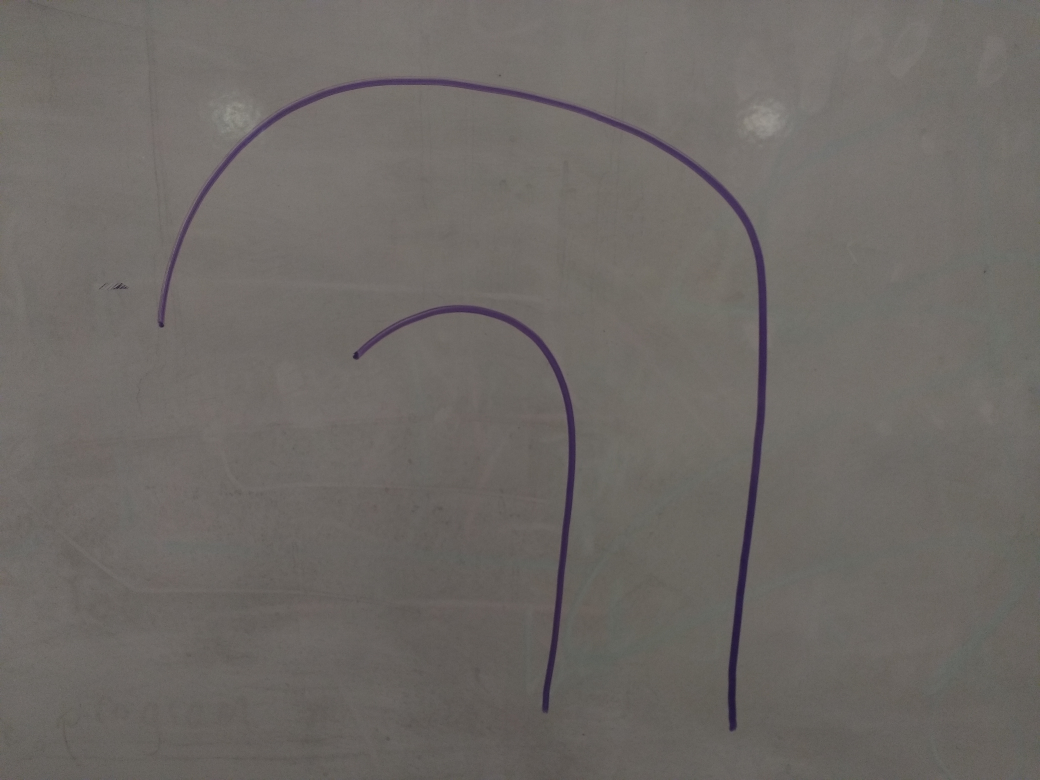
#> input picture POC/OpenCV/Line_of_Greatest_Length/img_sample_1.jpg, 4160 x 3120 px, given in place of the camera (shown at 1/4 size)
$ python line_of_greatest_length.py   (Python 2 division)
#> lines starting #> are read from the running program, lines starting #| are printed output that depends on the picture; after the words box and inside, x2 and y2 are one past the last pixel; in counts of white or black regions, pixels touching at a corner belong together
import cv2
import numpy as np
from matplotlib import pyplot as plt
import time
import math
from collections import deque

# POC: get all line segments from an image and display the line clustere of greatest length


class Line:
    def __init__(self,coords):
        self.coords = coords # ((x1,y1),(x2,y2))
        self.length = self.compute_line_length(coords)
        self.angle = -self.compute_line_angle(coords)

    def __str__(self):
        return str(self.angle)

    def __repr__(self):
        return self.__str__()

    def compute_line_length(self,line):
        """
        assumptions: line is an array of two points where each point is an array of two integers (x,y)
        """
        length = math.sqrt((line[0][0] - line[1][0])**2 + (line[0][1] - line[1][1])**2)
        return length

    def compute_line_angle(self,line):
        """
        angle with vertical
        vertical is 0, horizontal is 90
        left is positive, right is negative
        """
        dx = line[1][0] - line[0][0]
        dy = line[1][1] - line[0][1]
        rads = math.atan2(-dy,dx)
        rads %= 2*math.pi
        degs = -math.degrees(rads)
        if degs <= -180:
            degs = degs + 180

        degs = degs + 90
        return degs

    def get_length(self):
        pass

    def get_angle(self):
        pass

    def get_coords(self):
        return self.coords


# [5 lines left out: function get_lines, not called in this run]


def cluster_lines(line_data):
    clusters = []
    last_angle = -180
    for line in line_data:
        if abs(last_angle - line.angle) > 5:
            clusters.append([line])
        else:
            clusters[-1].append(line)
        last_angle = line.angle
    return clusters


def apply_perspective_transform():
    pass


# [9 lines left out: function compute_direction, not called in this run]


def sort_line_list(line_list_):
    newlist = sorted(line_list_, key=lambda x: x.angle, reverse=True)
    return newlist


# [9 lines left out: function main, not called in this run]


def resize_image(img, height):
    """
    Resizes an image to the specified height
    """
    ratio = float(height) / img.shape[0]
    dim = (int(img.shape[1]*ratio),height)

    resized = cv2.resize(img, dim, interpolation=cv2.INTER_AREA)
    return resized


def draw_output_line(img,angle):
    start = (320,475)
    if angle < 0:
        endx = 640
    elif angle > 0:
        endx = 0
    else:
        endx = 320

    # TODO: check if endy is greater than 480

    endy = 320.0 / np.tan(angle)
    if endy > 480 or endy < 0:
        endy = 0
        endx = 480.0 * np.tan(angle)
        if angle < 0:
            endx = 320.0 + endx
        elif angle > 0:
            endx = 320.0 - endx
        else:
            endx = 320
    else:
        endy = 480 - endy

    end = (int(endx), int(endy))

    cv2.line(img, start, end, (255,255,255), 5)
    cv2.circle(img,start,5,(0,255,0),-1)
    cv2.circle(img,end,5,(0,255,0),-1)

    # print end
    vis_line = Line((start,end))
    print "(vis | actual | diff): %d | %d | %d" % (int(vis_line.angle),int(angle),abs(int(vis_line.angle - angle)))

    return img


# [16 lines left out: function draw_line_ex, not called in this run]


def test_get_line_segments_from_curve():
    camera = cv2.VideoCapture(0)
    output_buffer = deque(maxlen=10)

    while True:
        line_list = []
        ret, frame = camera.read()
#> frame is the input picture: shape (3120, 4160, 3); mean B, G, R 101.4, 105.2, 109.6
        #frame = cv2.imread("img_sample_15.jpg",1)
        img = cv2.cvtColor(frame, cv2.COLOR_BGR2GRAY)
        img = cv2.cvtColor(img, cv2.COLOR_GRAY2BGR)
#> img: shape (3120, 4160, 3)
        img = resize_image(img,480)
#> in resize_image, `resized = cv2.resize(img, dim, interpolation=cv2.INTER_AREA)`:
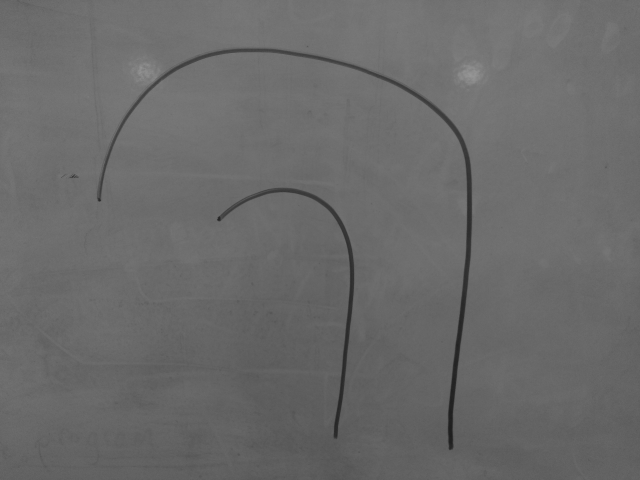
#> resized: shape (480, 640, 3); min 29, max 151, mean 106
        img = cv2.GaussianBlur(img,(3,3),0)
#> img: shape (480, 640, 3)

        ##print "image shape: %s" % str(img.shape)

        ## finding edges
        maskedges=cv2.Canny(img,0,200,apertureSize=3)
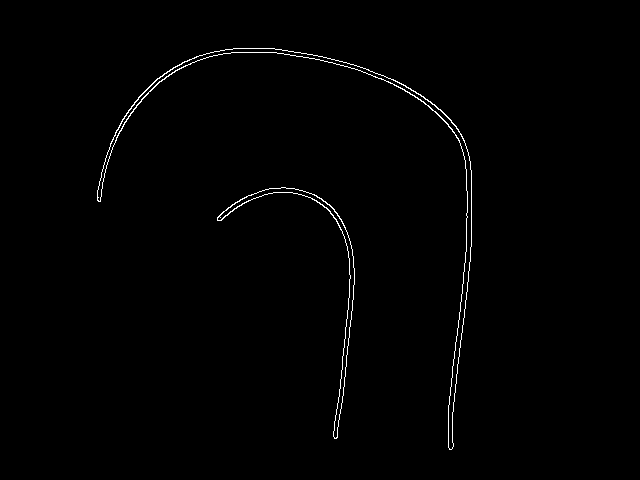
#> maskedges: shape (480, 640); 0.81% white in thin lines or dots, all inside (x1, y1, x2, y2) = (97, 48, 472, 450)
        # [7 lines of commented-out code are left out]

        """
        #Showing the image
        cv2.imshow("frame",frame)
        cv2.imshow("res",res)
        cv2.imshow("mask",mask)
        cv2.imshow("maskedges",maskedges)
        #cv2.imshow("opening",opening)
        """


        #variables for houghlines
        maxLineGap= 20
        minLineLength = 50
        #The P at the end of HoughLines causes the output to become (x1,y1,x2,y2) instead of ro and phi
        lines = cv2.HoughLinesP(maskedges,1,np.pi/180,15,minLineLength,maxLineGap)
#> lines = [[449, 403, 451, 379], [471, 217, 471, 246], [464, 316, 467, 284], [366, 73, 392, 83], [231, 52, 276, 52], [428, 105, 452, 129], [225, 210, 246, 196]]

        try:
            ##print("Length of lines: %d" % len(lines))


            for line in lines:
                for x1,y1,x2,y2 in line:
                    #print("(%d,%d) (%d,%d)" % (x1,y1,x2,y2))
                    # print x1, y1, x2, type(y2)
                    cv2.circle(img,(x1,y1),5,(255,0,255))
                    cv2.circle(img,(x2,y2),5,(0,255,255))
                    cv2.line(img,(x1,y1),(x2,y2),(0,255,0),2)
                    line_list.append(Line(((x1,y1),(x2,y2))))
#> this loop made 7 passes
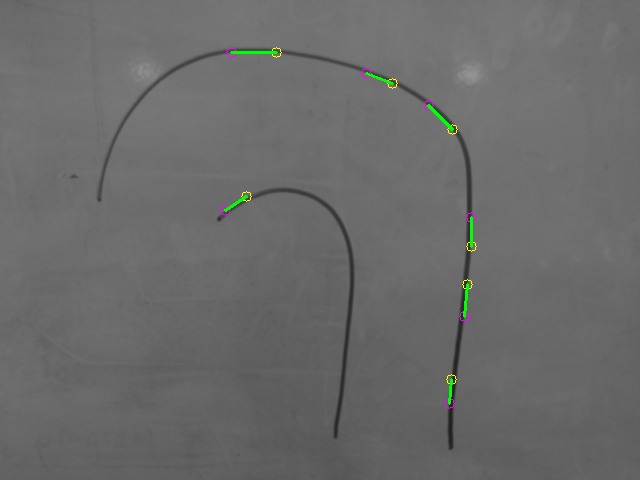
#> img: shape (480, 640, 3); mean B, G, R 105.9, 106.5, 106
#> after the loop, line_list = 7 items
                    # [4 lines of commented-out code are left out]

            line_list_sorted = sort_line_list(line_list)
#> line_list_sorted = 7 items

            ##for line in line_list_sorted:
                ##print "a: %d | l: %d" % (int(line.angle), int(line.length))

            line_list_clustered = cluster_lines(line_list_sorted)
#> the loop in cluster_lines, `for line in line_data:` made 7 passes
#> last_angle on passes 1 to 7: 68.96, 45, 0, -4.76, -5.36, -56.31, -90
#> after the loop in cluster_lines, `for line in line_data:`: clusters = 5 items
#> line_list_clustered = 5 items
            ##print "length of clustered list: %d" % len(line_list_clustered)

            cluster_data = []
            for cluster in line_list_clustered:
                cluster_length = 0
                cluster_angle = 0
                for line in cluster:
                    cluster_length += line.length
                    cluster_angle += line.angle
                cluster_angle = cluster_angle / len(cluster)
                cluster_data.append((int(cluster_length), int(cluster_angle)))
#> this loop made 5 passes
#> after the loop, cluster_data = [(27, 68), (33, 45), (85, -3), (25, -56), (45, -90)]

            #print cluster_data

            cluster_data_sorted = sorted(cluster_data, key=lambda x: x[0], reverse=True)
#> cluster_data_sorted = [(85, -3), (45, -90), (33, 45), (27, 68), (25, -56)]

            ##print "=== sorted cluster data ==="
            ##print cluster_data_sorted

            """
            angle_average = 0
            for i in range(1):
                theta = cluster_data_sorted[i][1]
                a = np.cos(theta)
                b = np.sin(theta)
                #x0 = a*rho
                #y0 = b*rho
                x0 = img.shape[1]/2
                y0 = img.shape[0]/2
                x1 = int(x0 + 1000*(-b))
                y1 = int(y0 + 1000*(a))
                x2 = int(x0 - 1000*(-b))
                y2 = int(y0 - 1000*(a))

                cv2.line(img,(x1,y1),(x2,y2),(0,0,255),5)

                angle_average += theta

            angle_average = angle_average / 1
            """


            """
            print "angle average: %s" % angle_average

            # draw average line of n

            theta = angle_average
            a = np.cos(theta)
            b = np.sin(theta)
            #x0 = a*rho
            #y0 = b*rho
            x0 = img.shape[1]/2
            y0 = img.shape[0]/2
            x1 = int(x0 + 1000*(-b))
            y1 = int(y0 + 1000*(a))
            x2 = int(x0 - 1000*(-b))
            y2 = int(y0 - 1000*(a))

            cv2.line(img,(x1,y1),(x2,y2),(255,0,255),3)
            """

            """
            # draw longest line

            theta_ = cluster_data_sorted[0][1]
            print "output angle: %d" % int(theta_)
            a = np.cos(theta_)
            b = np.sin(theta_)
            #x0 = a*rho
            #y0 = b*rho
            x0 = img.shape[1]/2
            y0 = img.shape[0]/2
            x1 = int(x0 + 400*(-b))
            y1 = int(y0 + 400*(a))
            x2 = int(x0 - 400*(-b))
            y2 = int(y0 - 400*(a))

            cv2.line(img,(x1,y1),(x2,y2),(255,255,255),1)
            """

            output_buffer.append(cluster_data_sorted[0][1])
            output_angle = 0
            for angle in output_buffer:
                output_angle += angle
            output_angle = output_angle / len(output_buffer)

            img = draw_output_line(img, output_angle)

            # [7 lines of commented-out code are left out]

            cv2.putText(img, str(output_angle), (10, 30), cv2.FONT_HERSHEY_SIMPLEX,1.0, (0, 0, 255), 3)
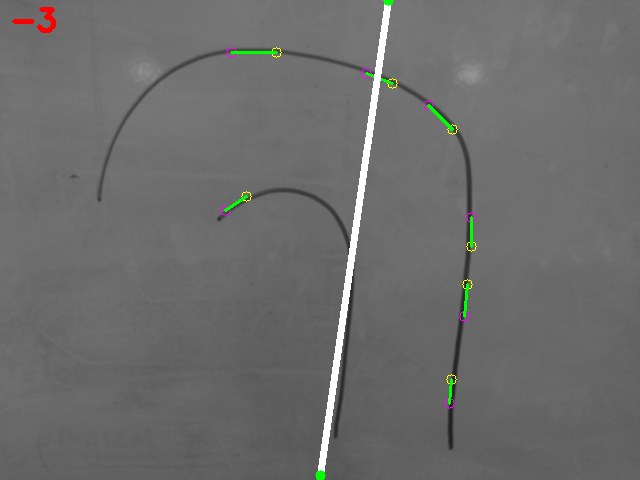
#> img: shape (480, 640, 3); mean B, G, R 107.4, 108, 107.8

        except Exception as e:
            print "Exception: %s" % e
            cv2.putText(img, "nope", (10, 30), cv2.FONT_HERSHEY_SIMPLEX,1.0, (0, 0, 255), 3)

        cv2.imshow("asdf",img)
        if cv2.waitKey(30) != 255:
#> (key Esc is pressed here)
            break
    camera.release()
    cv2.destroyAllWindows()

test_get_line_segments_from_curve()

# [5 lines of commented-out code are left out]

$ run again, on POC/OpenCV/Line_of_Greatest_Length/img_sample_10.jpg
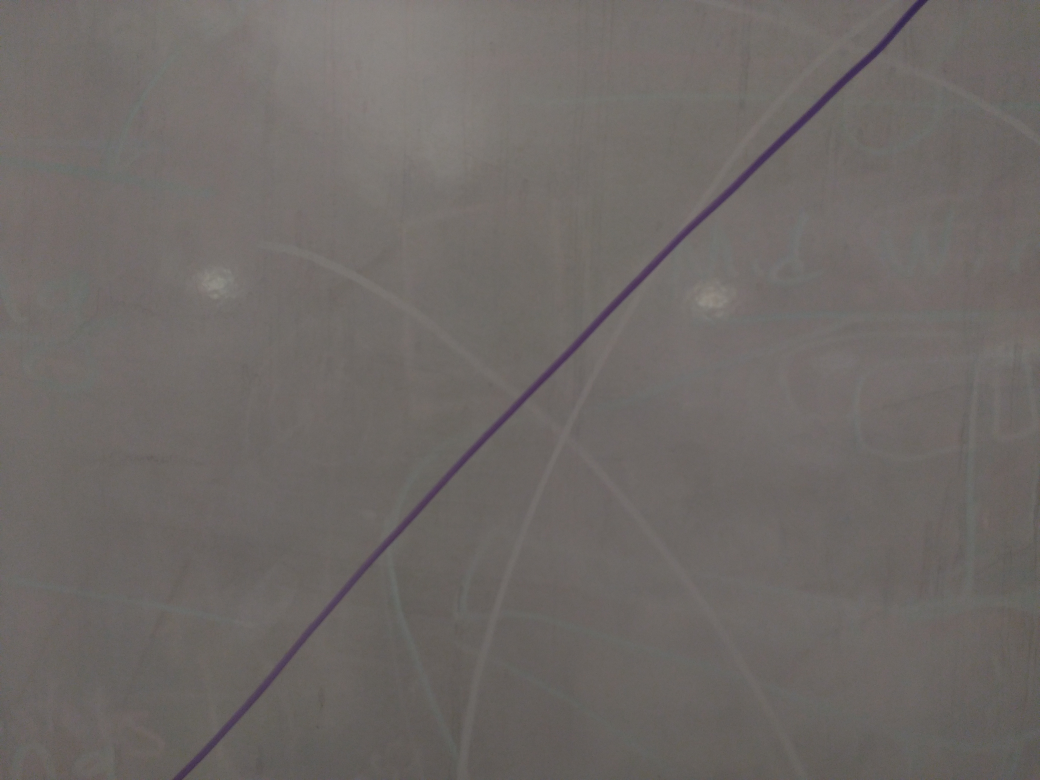
#> input picture POC/OpenCV/Line_of_Greatest_Length/img_sample_10.jpg, 4160 x 3120 px, given in place of the camera (shown at 1/4 size)
#> in test_get_line_segments_from_curve, frame is the input picture: shape (3120, 4160, 3); mean B, G, R 102, 104.9, 109.9
#> in test_get_line_segments_from_curve, `maskedges=cv2.Canny(img,0,200,apertureSize=3)`:
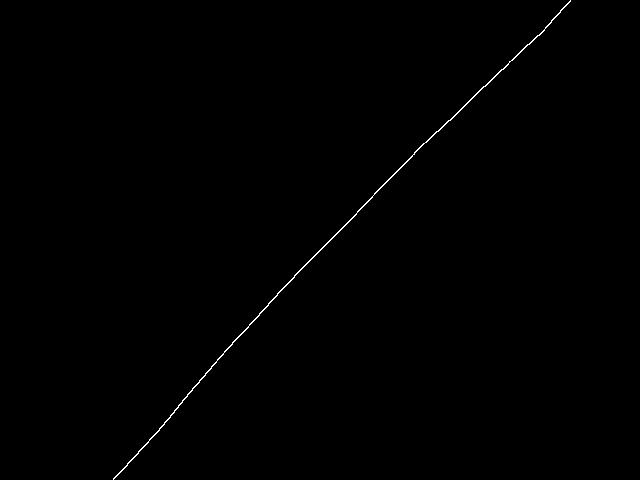
#> maskedges: shape (480, 640); 0.3% white in thin lines or dots, all inside (x1, y1, x2, y2) = (113, 0, 571, 480)
#> lines = 15 rows, first 6: [357, 211, 412, 156], [187, 394, 211, 368], [386, 181, 414, 153], [279, 292, 321, 248], [141, 449, 178, 407], [454, 115, 483, 87]
#> the loop in test_get_line_segments_from_curve, `for line in lines:` made 15 passes
#> after the loop in test_get_line_segments_from_curve, `for line in lines:`: line_list = 15 items
#> the loop in cluster_lines, `for line in line_data:` made 15 passes
#> last_angle on passes 1 to 8: -41.38, -42.27, -42.71, -42.88, -43.53, -43.67, -45, -45
#> after the loop in cluster_lines, `for line in line_data:`: clusters = 1 item
#> the loop in test_get_line_segments_from_curve, `for cluster in line_list_clustered:` made 1 pass
#> cluster_angle on pass 1: -44.32
#> after the loop in test_get_line_segments_from_curve, `for cluster in line_list_clustered:`: cluster_data = [(666, -44)]
#> in test_get_line_segments_from_curve, `cv2.putText(img, str(output_angle), (10, 30), cv2.FONT_HERSHEY_SIMPLEX..`:
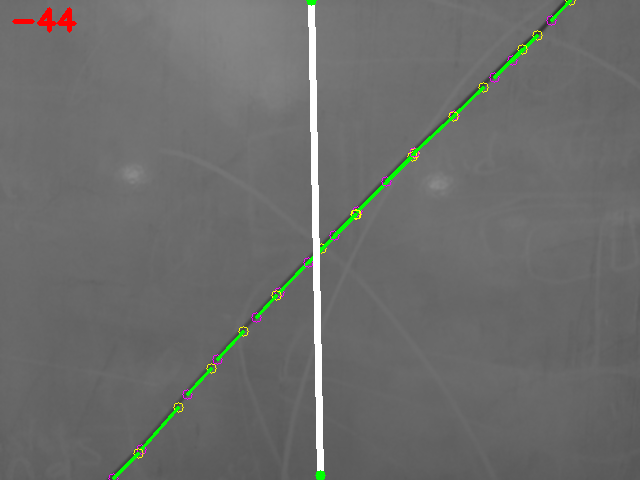
#> img: shape (480, 640, 3); mean B, G, R 106.9, 108.6, 107.6

$ run again, on POC/OpenCV/Line_of_Greatest_Length/img_sample_11.jpg
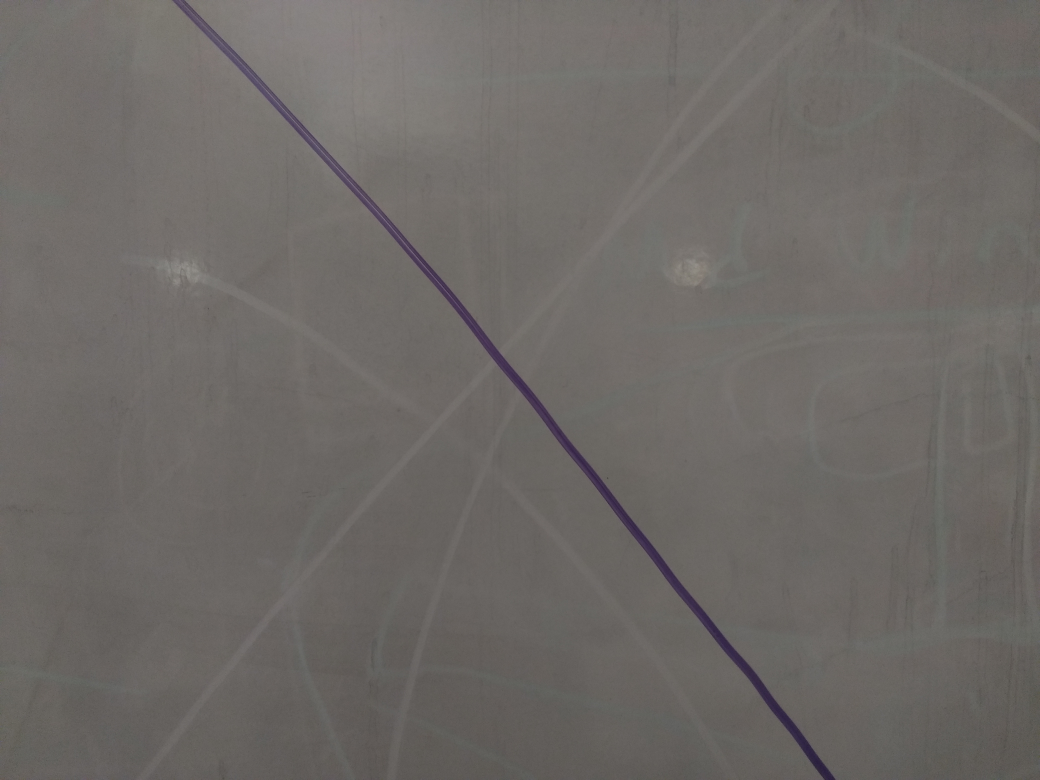
#> input picture POC/OpenCV/Line_of_Greatest_Length/img_sample_11.jpg, 4160 x 3120 px, given in place of the camera (shown at 1/4 size)
#> in test_get_line_segments_from_curve, frame is the input picture: shape (3120, 4160, 3); mean B, G, R 102.1, 105.4, 109.3
#> in test_get_line_segments_from_curve, `maskedges=cv2.Canny(img,0,200,apertureSize=3)`:
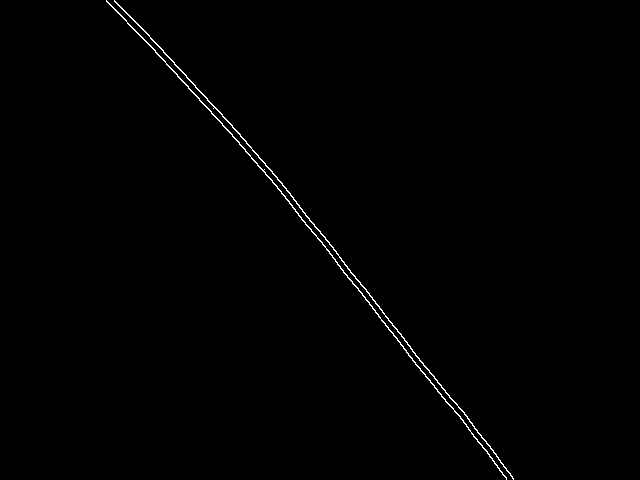
#> maskedges: shape (480, 640); 0.57% white in thin lines or dots, all inside (x1, y1, x2, y2) = (106, 0, 514, 480)
#> lines = 15 rows, first 6: [239, 144, 289, 201], [155, 52, 222, 123], [384, 314, 412, 349], [163, 52, 240, 134], [316, 227, 332, 247], [127, 23, 165, 61]
#> the loop in test_get_line_segments_from_curve, `for line in lines:` made 15 passes
#> after the loop in test_get_line_segments_from_curve, `for line in lines:`: line_list = 15 items
#> the loop in cluster_lines, `for line in line_data:` made 15 passes
#> last_angle on passes 1 to 8: 45, 45, 44.06, 43.34, 43.2, 41.26, 40.82, 40.46
#> after the loop in cluster_lines, `for line in line_data:`: clusters = 1 item
#> the loop in test_get_line_segments_from_curve, `for cluster in line_list_clustered:` made 1 pass
#> cluster_angle on pass 1: 40.62
#> after the loop in test_get_line_segments_from_curve, `for cluster in line_list_clustered:`: cluster_data = [(899, 40)]
#> in test_get_line_segments_from_curve, `cv2.putText(img, str(output_angle), (10, 30), cv2.FONT_HERSHEY_SIMPLEX..`:
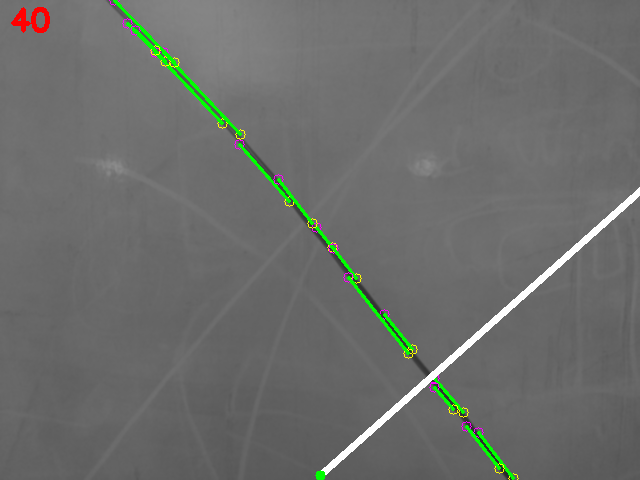
#> img: shape (480, 640, 3); mean B, G, R 106.6, 109.1, 107.3
